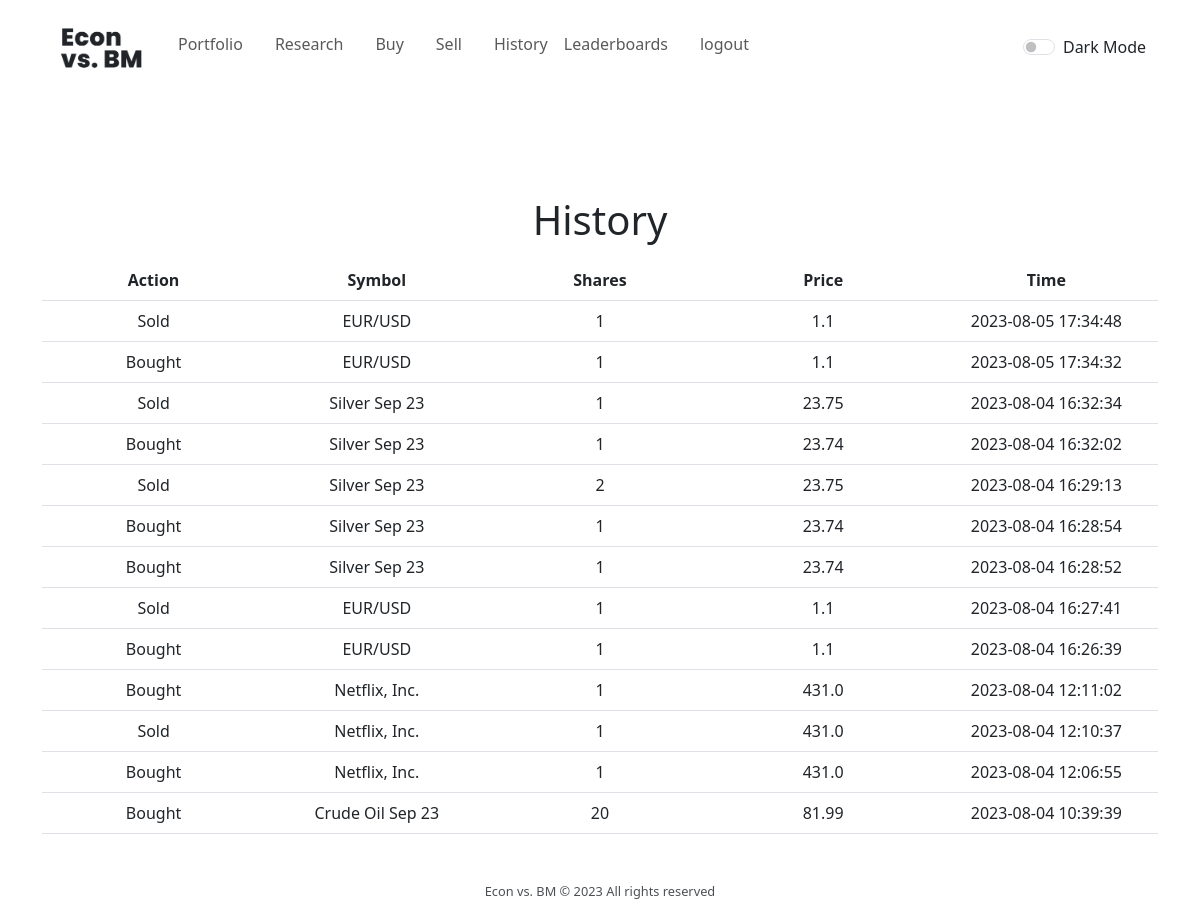
The app's page /history (signed in) with its own data.
### tables this page shows
CREATE TABLE history (
type TEXT NOT NULL,
name TEXT NOT NULL,
shares INT NOT NULL,
price FLOAT NOT NULL,
id INT NOT NULL,
time DATETIME NOT NULL);

### app.py (the view)
@app.route("/history")
@login_required
def history():
    id = session["user_id"]
    history = {}
    n = 0
    user_history = db.execute("SELECT * FROM history WHERE id = ?", id)
    for data in user_history:
        type = data["type"]
        shares = data["shares"]
        price = data["price"]
        time = data["time"]
        name = data["name"]
        history[n] = {'type': type, 'name': name, 'shares': shares, 'price': price, 'time': time}
        n += 1
    return render_template("history.html", history=history, len=n);

### app.py (called while the page is built)
@app.context_processor
def get_dark_mode_state_from_cookie():
    dark_mode_state = get_dark_mode_state(request)
    return dict(dark_mode_state=dark_mode_state)

@app.after_request
def after_request(response):
    response.headers["Cache-Control"] = "no-cache, no-store, must-revalidate"
    response.headers["Expires"] = 0
    response.headers["Pragma"] = "no-cache"
    return response

### econfunctions.py (called while the page is built)
def login_required(f):
    @wraps(f)
    def decorated_function(*args, **kwargs):
        if session.get("user_id") is None:
            return redirect("/homepage")
        return f(*args, **kwargs)
    return decorated_function

def get_dark_mode_state(request):
    dark_mode = request.cookies.get("darkMode")
    return dark_mode == "true"

### templates/history.html
{% extends "layout.html" %}
{% block body %}
    <h1 class="text-center mb-3">History</h1>
    {% if len > 0 %}
        <table class="table text-center mb-5" style="table-layout: fixed">
            <thead>
                <tr>
                    <th style="width: 20%">Action</th>
                    <th style="width: 20%">Symbol</th>
                    <th style="width: 20%">Shares</th>
                    <th style="width: 20%">Price</th>
                    <th style="width: 20%">Time</th>
                </tr>
            </thead>
            <tbody>
                {% for i in range(len) %}
                <tr>
                    <td>{{ history[len - (i + 1)]["type"] }}</td>
                    <td>{{ history[len - (i + 1)]["name"] }}</td>
                    <td>{{ history[len - (i + 1)]["shares"] }}</td>
                    <td>{{ history[len - (i + 1)]["price"] }}</td>
                    <td>{{ history[len - (i + 1)]["time"] }}</td>
                </tr>
                {% endfor %}
            </tbody>
        </table>
        <footer>
            <div class="text-center m-1" style="font-size: 80%; opacity: .8">
                Econ vs. BM &copy; 2023 All rights reserved
            </div>
        </footer>
    {% elif len == 0 %}
    <div class="lead text-center">
        <p>You currently have no user history. To add history, you have to buy and sell stocks.</p>
        <a href="/research">Go to Research</a>
    </div>
    {% endif %}
{% endblock %}

### templates/layout.html (shortened to what this page needs)
<!DOCTYPE html>
<html lang="en">
<head>
    <link href="https://cdn.jsdelivr.net/npm/bootstrap@5.3.0/dist/css/bootstrap.min.css" rel="stylesheet">
    <link rel="stylesheet" href="static/styles.css">
</head>
    <header style="margin-bottom: 100px;">
        <nav class="navbar navbar-expand-lg">
            <div class="container">
                <a href="/homepage" class="navbar-brand">
                    <img src="static/econ_vs_bm_logo_212529_700p.png" class="logo" alt="Econ vs bm" style="width: 100px" id="logo-light">
                </a>
                <div class="collapse navbar-collapse" id="nav-content">
                    {% if session["user_id"] %}
                    <ul class="navbar-nav me-auto mb-2">
                        <li class="nav-item me-3"><a href="/" class="nav-link">Portfolio</a></li>
                        <li class="nav-item me-3"><a href="/research" class="nav-link">Research</a></li>
                        <li class="nav-item me-3"><a href="/buy" class="nav-link">Buy</a></li>
                        <li class="nav-item me-3"><a href="/sell" class="nav-link">Sell</a></li>
                        <li class="nav-item me-3t"><a href="/history" class="nav-link">History</a></li>
                        <li class="nav-item me-3"><a href="/leaderboards" class="nav-link">Leaderboards</a></li>
                        <li class="nav-item me-3"><a href="/logout" class="nav-link">logout</a></li>
                    </ul>
                    <div class="form-check form-switch">
                        <input type="checkbox" class="form-check-input" role="switch" class="darkmode-btn" id="darkModeBtn">
                        <label for="darkmode-btn" class=form-check-label>Dark Mode</label>
                    </div>
                    {% endif %}
                </div>
            </div>
        </nav>
    </header>
    <body class="container darkTxt">
        {% block body %}{% endblock %}
    </body>
</html>

### static/styles.css (style rules this page uses)
body { transition: background-color .3s ease; }
nav { transition: data-bs-theme 1s ease; }
table { transition: table-dark 1s ease; }
.logo { display: none; opacity: 0; transition: opacity 1s ease; }

### records on screen
history: type "Sold", name "EUR/USD", shares "1", price "1.1", time "2023-08-05 17:34:48"
history: type "Bought", name "EUR/USD", shares "1", price "1.1", time "2023-08-05 17:34:32"
history: type "Sold", name "Silver Sep 23", shares "1", price "23.75", time "2023-08-04 16:32:34"
history: type "Bought", name "Silver Sep 23", shares "1", price "23.74", time "2023-08-04 16:32:02"
history: type "Sold", name "Silver Sep 23", shares "2", price "23.75", time "2023-08-04 16:29:13"
history: type "Bought", name "Silver Sep 23", shares "1", price "23.74", time "2023-08-04 16:28:54"
history: type "Bought", name "Silver Sep 23", shares "1", price "23.74", time "2023-08-04 16:28:52"
history: type "Sold", name "EUR/USD", shares "1", price "1.1", time "2023-08-04 16:27:41"
history: type "Bought", name "EUR/USD", shares "1", price "1.1", time "2023-08-04 16:26:39"
history: type "Bought", name "Netflix, Inc.", shares "1", price "431.0", time "2023-08-04 12:11:02"
history: type "Sold", name "Netflix, Inc.", shares "1", price "431.0", time "2023-08-04 12:10:37"
history: type "Bought", name "Netflix, Inc.", shares "1", price "431.0", time "2023-08-04 12:06:55"
history: type "Bought", name "Crude Oil Sep 23", shares "20", price "81.99", time "2023-08-04 10:39:39"
